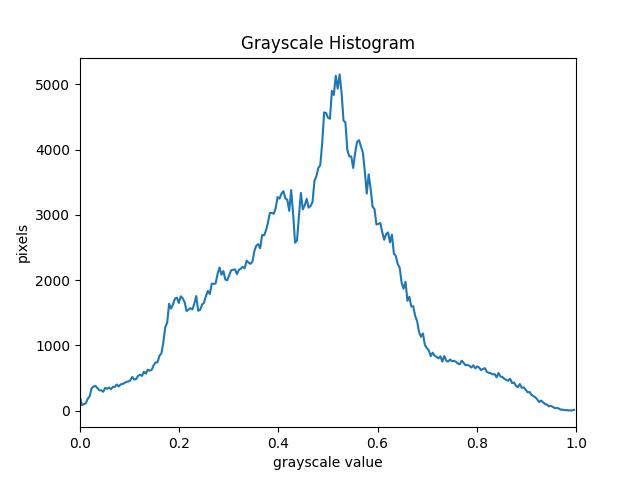
#> input picture backend/uploads/1639595893444-histo.jpeg, 640 x 480 px
$ python zeroCross.py ../uploads/1639595893444-histo.jpeg out.png   (older library calls are emulated)
#> lines starting #> are read from the running program, lines starting #| are printed output that depends on the picture; after the words box and inside, x2 and y2 are one past the last pixel; in counts of white or black regions, pixels touching at a corner belong together
#> further down, img is the input picture: shape (480, 640, 3); mean B, G, R 250.5, 250.1, 249.2
import numpy as np
import cv2
import sys


def laplace_of_gaussian(gray_img, sigma=1., kappa=0.75, pad=False):
#> called with sigma = 1, kappa = 0.75, pad = False
    assert len(gray_img.shape) == 2
    img = cv2.GaussianBlur(gray_img, (0, 0), sigma) if 0. < sigma else gray_img
    img = cv2.Laplacian(img, cv2.CV_64F)
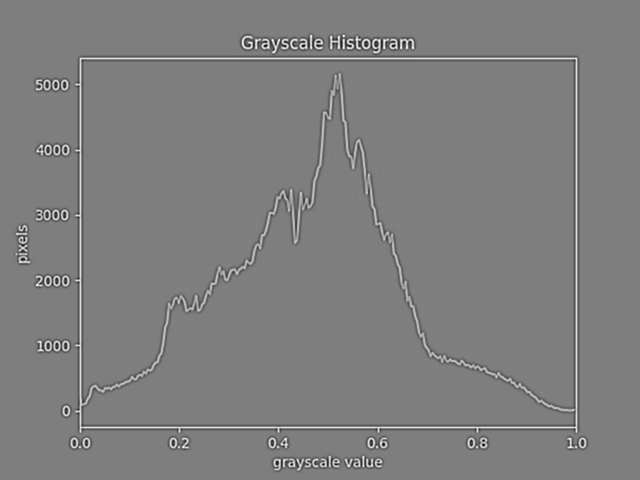
#> img: shape (480, 640) float64; min -106, max 107, mean 0; drawn with min black and max white
    rows, cols = img.shape[:2]
#> rows = 480; cols = 640
    min_map = np.minimum.reduce(list(img[r:rows-2+r, c:cols-2+c]
                                     for r in range(3) for c in range(3)))
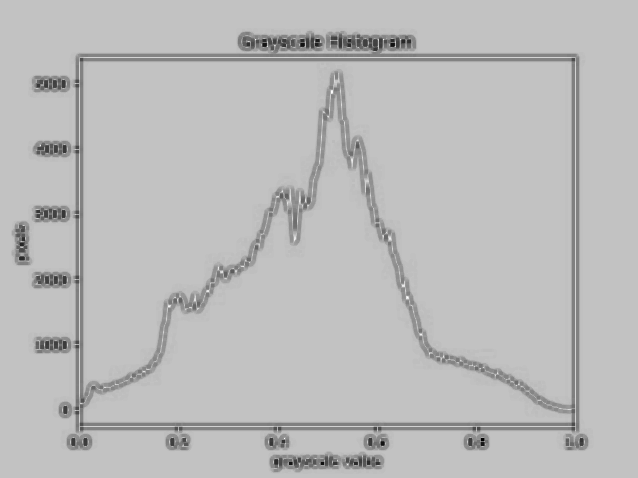
#> min_map: shape (478, 638) float64; min -106, max 33, mean -3.8; drawn with min black and max white
    max_map = np.maximum.reduce(list(img[r:rows-2+r, c:cols-2+c]
                                     for r in range(3) for c in range(3)))
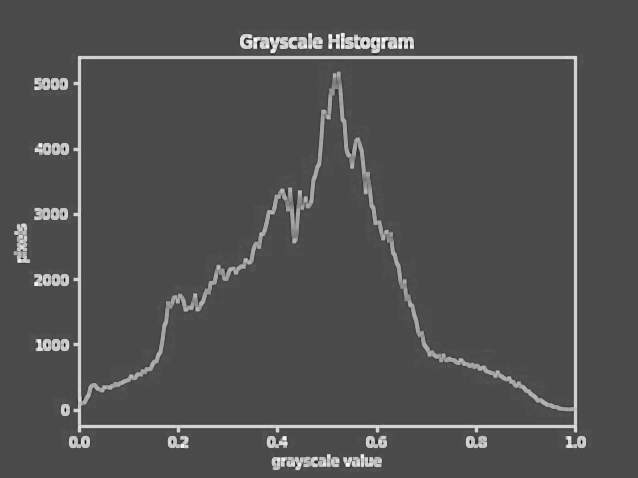
#> max_map: shape (478, 638) float64; min -44, max 107, mean 4; drawn with min black and max white

    pos_img = 0 < img[1:rows-1, 1:cols-1]
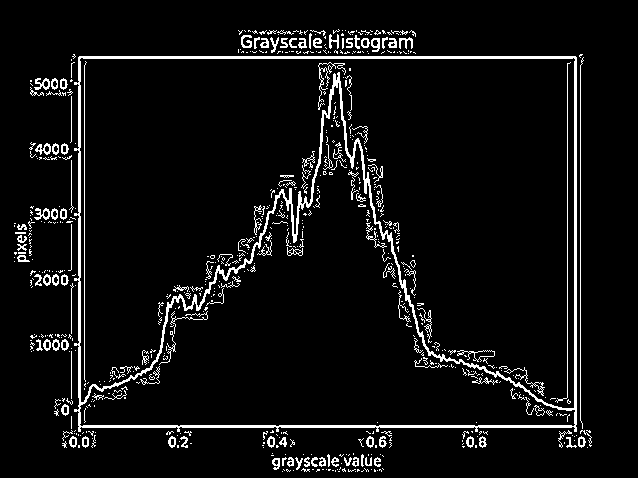
#> pos_img: shape (478, 638) bool; 6.1% white in thin lines or dots, all inside (x1, y1, x2, y2) = (14, 29, 592, 472)
    neg_min = min_map < 0
#> neg_min: shape (478, 638) bool; 20.7% white; 1 white region, box (x1, y1, x2, y2) and area: (11, 27, 594, 474) 63061
    neg_min[1 - pos_img] = 0
    pos_max = 0 < max_map
#> pos_max: shape (478, 638) bool; 14.9% white; 14 white regions (8 under 20 px), largest, box (x1, y1, x2, y2) and area: (13, 28, 593, 449) 42175, (270, 452, 385, 473) 1768, (549, 61, 572, 405) 1133, (555, 412, 571, 423) 84, (289, 438, 296, 448) 54, (348, 67, 352, 72) 20
    pos_max[pos_img] = 0
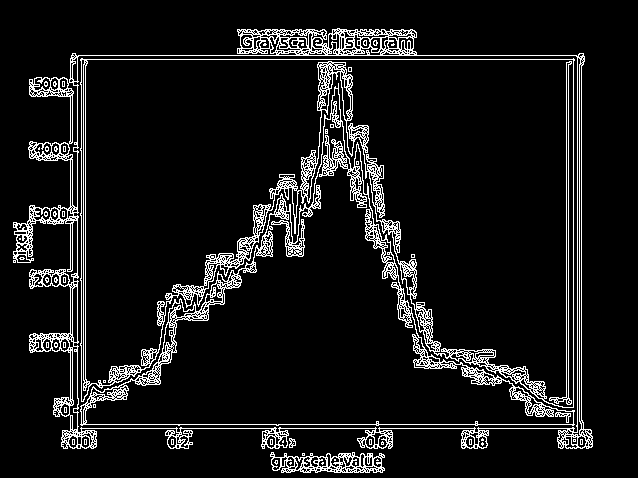
#> pos_max: shape (478, 638) bool; 8.8% white in thin lines or dots, all inside (x1, y1, x2, y2) = (13, 28, 593, 473)
    zero_cross = neg_min + pos_max
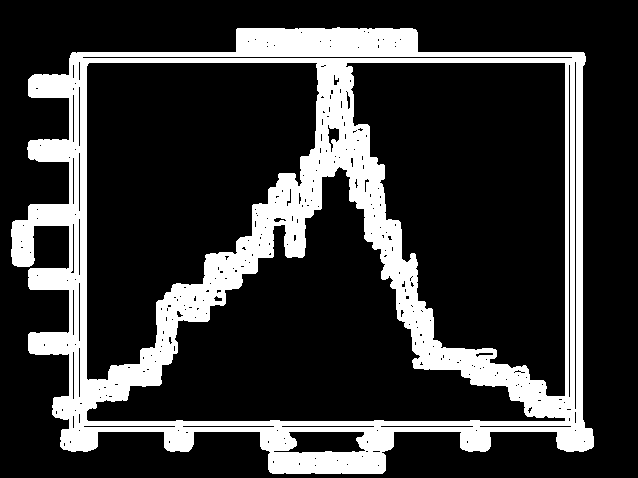
#> zero_cross: shape (478, 638) bool; 21% white; 1 white region, box (x1, y1, x2, y2) and area: (11, 27, 594, 474) 64137
    value_scale = 255. / max(1., img.max() - img.min())
#> value_scale = 1.2
    values = value_scale * (max_map - min_map)
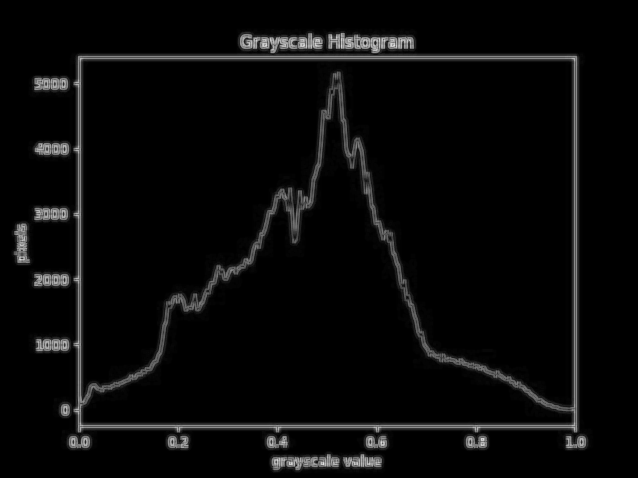
#> values: shape (478, 638) float64; min 0, max 227.5, mean 9.3
    values[1 - zero_cross] = 0.
    if 0. <= kappa:
        thresh = float(np.absolute(img).mean()) * kappa
#> thresh = 2.23
        values[values < thresh] = 0.
#> values: shape (478, 638) float64; 2.11% of pixels changed, all inside (x1, y1, x2, y2) = (11, 27, 594, 474)
    log_img = values.astype(np.uint8)
    if pad:
        log_img = np.pad(log_img, pad_width=1, mode='constant', constant_values=0)
    return log_img


img = cv2.imread(sys.argv[1])
img = cv2.cvtColor(img, cv2.COLOR_BGR2GRAY)
log = laplace_of_gaussian(img)
cv2.imwrite(sys.argv[2], log)

$ run again, on backend/uploads/1639595974056-histo.jpeg
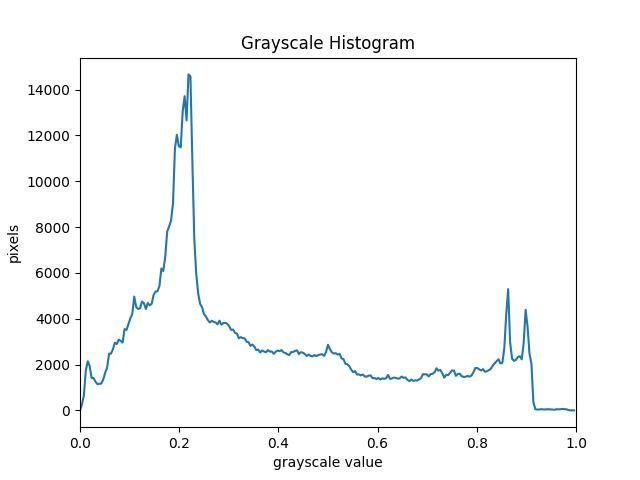
#> input picture backend/uploads/1639595974056-histo.jpeg, 640 x 480 px
#> img is the input picture: shape (480, 640, 3); mean B, G, R 250.1, 249.7, 248.8
#> in laplace_of_gaussian, `pos_img = 0 < img[1:rows-1, 1:cols-1]`:
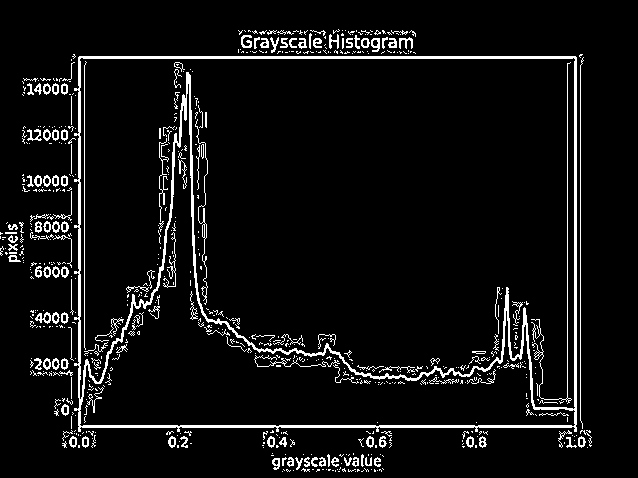
#> pos_img: shape (478, 638) bool; 6.4% white in thin lines or dots, all inside (x1, y1, x2, y2) = (0, 29, 592, 472)
#> neg_min: shape (478, 638) bool; 21.8% white; 2 white regions, box (x1, y1, x2, y2) and area: (20, 27, 594, 474) 65309, (0, 220, 26, 267) 1111
#> zero_cross: shape (478, 638) bool; 22.2% white; 2 white regions, box (x1, y1, x2, y2) and area: (20, 27, 594, 474) 66530, (0, 220, 26, 267) 1114
#> value_scale = 1.2
#> in laplace_of_gaussian, `values = value_scale * (max_map - min_map)`:
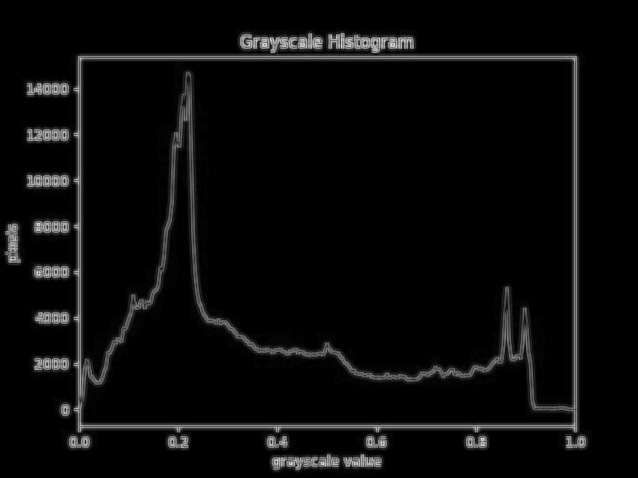
#> values: shape (478, 638) float64; min 0, max 227.5, mean 10
#> thresh = 2.41

$ run again, on backend/uploads/1639736998252-histo.jpeg
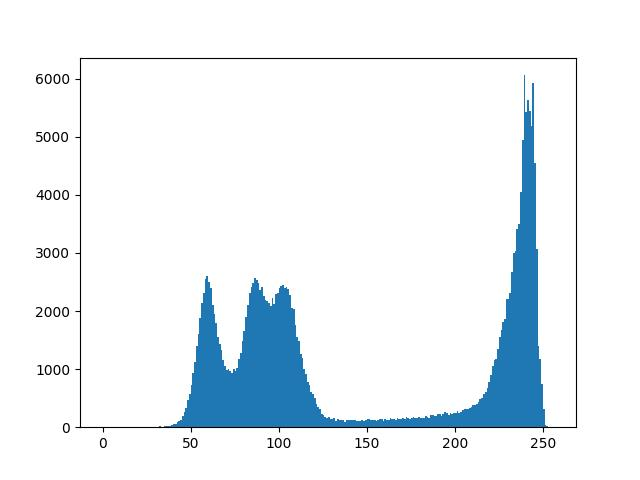
#> input picture backend/uploads/1639736998252-histo.jpeg, 640 x 480 px
#> img is the input picture: shape (480, 640, 3); mean B, G, R 246.2, 241.7, 234.7
#> in laplace_of_gaussian, `pos_img = 0 < img[1:rows-1, 1:cols-1]`:
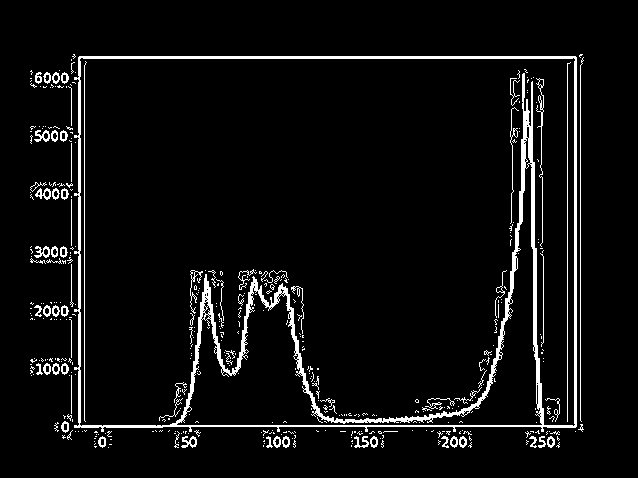
#> pos_img: shape (478, 638) bool; 5.6% white; 423 white regions (349 under 20 px), largest, box (x1, y1, x2, y2) and area: (74, 56, 577, 432) 10621, (580, 57, 584, 422) 367, (567, 62, 571, 422) 362
#> neg_min: shape (478, 638) bool; 16.5% white; 7 white regions (1 under 20 px), largest, box (x1, y1, x2, y2) and area: (28, 52, 586, 452) 49939, (300, 379, 307, 393) 68, (508, 308, 513, 321) 57, (413, 397, 421, 405) 53, (244, 330, 250, 341) 49, (197, 346, 202, 353) 28
#> zero_cross: shape (478, 638) bool; 17.1% white; 3 white regions (1 under 20 px), largest, box (x1, y1, x2, y2) and area: (28, 52, 586, 452) 52167, (413, 397, 421, 405) 54
#> value_scale = 1.29
#> in laplace_of_gaussian, `values = value_scale * (max_map - min_map)`:
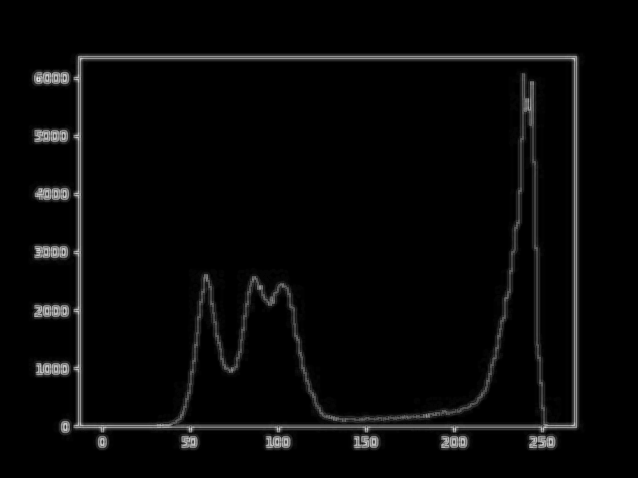
#> values: shape (478, 638) float64; min 0, max 227.8, mean 7.5
#> thresh = 1.73
